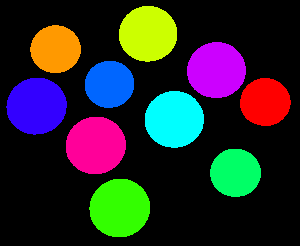
%> input picture implementation/temp/objdet.tif, 300 x 246 px
$ octave --eval "result = calc_feature_shape(rgb2gray(imread('../temp/objdet.tif')));"   (GNU Octave 9; MATLAB toolbox functions it lacks are replaced by stand-ins)
%> lines starting %> are read from the running program, lines starting %| are printed output that depends on the picture; in (x1, y1, x2, y2) boxes, pixels count from 0 and x2, y2 are one past the last pixel; in counts of white or black regions, pixels touching at a corner belong together; the program's own positions count from 1
### implementation/5 create DB Shape+tex featute vector (vrsn10) t-gabor/invmoments.m
function phi = invmoments(F)
if (ndims(F) ~= 2) | issparse(F) | ~isreal(F) | ~(isnumeric(F) | islogical(F))
    error(['F must be a 2-D, real, nonsparse, numeric, logical'...
        'matrix.']);
end
F = double(F);
phi = compute_phi(compute_eta(compute_m(F)));

function m = compute_m(F)
[M,N] = size(F);
[x,y] = meshgrid(1:N, 1:M);
x = x(:);
y = y(:);
F = F(:);

% equation for 2-D moment of order (p + q)
m.m00 = sum(F);

% protect against divide by zero
if(m.m00 == 0)
    m.m00 = eps;
end

% other central moments
m.m10 = sum(x .* F);
m.m01 = sum(y .* F);
m.m11 = sum(x .* y .* F);
m.m20 = sum(x.^2 .* F);
m.m02 = sum(y.^2 .* F);
m.m30 = sum(x.^3 .* F);
m.m03 = sum(y.^3 .* F);
m.m12 = sum(x .* y.^2 .* F);
m.m21 = sum(x.^2 .* y .* F);

function e = compute_eta(m)
% DIP equations

xbar = m.m10 / m.m00;
ybar = m.m01 / m.m00;

e.eta11 = (m.m11 - ybar*m.m10) / m.m00^2;
e.eta20 = (m.m20 - xbar*m.m10) / m.m00^2;
e.eta02 = (m.m02 - ybar*m.m01) / m.m00^2;
e.eta30 = (m.m30 - 3 * xbar * m.m20 + 2 * xbar^2 * m.m10) / m.m00^2.5;
e.eta03 = (m.m03 - 3 * ybar * m.m02 + 2 * ybar^2 * m.m01) / m.m00^2.5;
e.eta21 = (m.m21 - 2 * xbar * m.m11 - ybar * m.m20 + 2 * xbar^2 * m.m01) / m.m00^2.5;
e.eta12 = (m.m12 - 2 * ybar * m.m11 - xbar * m.m02 + 2 * ybar^2 * m.m10) / m.m00^2.5;

function phi = compute_phi(e)
% DIP equations
phi(1) = e.eta20 + e.eta02;
phi(2) = (e.eta20 - e.eta02)^2 + 4*e.eta11^2;
phi(3) = (e.eta30 - 3*e.eta12)^2 + (3*e.eta21 - e.eta03)^2;
phi(4) = (e.eta30 + e.eta12)^2 + (e.eta21 + e.eta03)^2;
phi(5) = (e.eta30 - 3*e.eta12) * (e.eta30 + e.eta12) * ((e.eta30 + e.eta12)^2 - 3*(e.eta21 + e.eta03)^2) + (3*e.eta21 - e.eta03) * (e.eta21 + e.eta03) * (3*(e.eta30 + e.eta12)^2 - (e.eta21 + e.eta03)^2);
phi(6) = (e.eta20 - e.eta02) * ((e.eta30 + e.eta12)^2 - (e.eta21 + e.eta03)^2) + 4 * e.eta11 * (e.eta30 + e.eta12) * (e.eta21 + e.eta03);
phi(7) = (3*e.eta21 - e.eta03) * (e.eta30 + e.eta12) * ((e.eta30 + e.eta12)^2 - 3*(e.eta21 + e.eta03)^2) + (3*e.eta12 - e.eta30) * (e.eta21 + e.eta03) * (3*(e.eta30 +e.eta12)^2 - (e.eta21 + e.eta03)^2);

### implementation/6 create DB Shape+tex featute vector (vrsn18) t-resampl/calc_feature_shape.m
function[ShapeVct] = calc_feature_shape(I)

%% Convertion of RGB image to gray scale image.
% J = rgb2gray(I);
% J = edge(I,'canny');
J=I;
%% Wavelet Decomposition. a:Approximation comp; h:Horizontal comp;
%% v:Vertical Comp; d:Diagonal Comp.
[a,h,v,d] = dwt2(J,'db1');
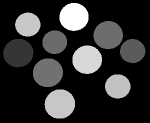
%> a: size 123x150 double; min 0, max 422, mean 81.8; drawn with min black and max white
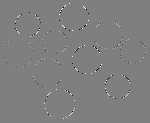
%> d: size 123x150 double; min -105.5, max 105.5, mean 0.1; drawn with min black and max white

%% Calculation of std deviation and thresholds-k1 & k2.
stda = std(a(:));
%> stda = 131.8
stdh = std(h(:));
%> stdh = 14.94
stdv = std(v(:));
%> stdv = 14.07
stdd = std(d(:));
%> stdd = 8.98
k1 = ((stdh+stdv+stdd)/3)^(1/3);
%> k1 = 2.33
k2 = (stda/(stdh+stdv+stdd))^(1/3);
%> k2 = 1.51

%% Obtaining edge map using threshold k1
tmph1 = h < (-1 * stdh * k1) | h > (stdh * k1) ;
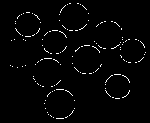
%> tmph1: size 123x150 logical; 2.2% white in thin lines or dots, all inside (x1, y1, x2, y2) = (10, 3, 146, 119)
tmpv1 = v < (-1 * stdv * k1) | v > (stdv * k1) ;
%> tmpv1: size 123x150 logical; 2.1% white in thin lines or dots, all inside (x1, y1, x2, y2) = (3, 3, 146, 119)
tmpd1 = d < (-1 * stdd * k1) | d > (stdd * k1) ;
hc = mat2gray(h);
vc = mat2gray(v);
dc = mat2gray(d);
ac = mat2gray(a);

tmpf1 = tmph1 | tmpv1 | tmpd1;
tmpfh1 = tmpf1 .* abs(hc);
tmpfv1 = tmpf1 .* abs(vc);
tmpfd1 = tmpf1 .* abs(dc);

k1final = tmpfh1 | tmpfv1 | tmpfd1;
k1final = k1final .* ac;
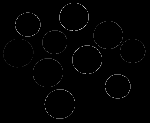
%> k1final: size 123x150 double; min 0, max 0.75, mean 0.00887

% figure;
% imshow(k1final);
% calculating 7 moments
k1m = invmoments(k1final);
%> in compute_m, `m.m00 = sum(F);`: m.m00 = 163.6
%> in compute_m, `m.m10 = sum(x .* F);`: m.m10 = 12312.9
%> in compute_m, `m.m01 = sum(y .* F);`: m.m01 = 9034.8
%> in compute_m, `m.m11 = sum(x .* y .* F);`: m.m11 = 714022
%> in compute_m, `m.m20 = sum(x.^2 .* F);`: m.m20 = 1105659
%> in compute_m, `m.m02 = sum(y.^2 .* F);`: m.m02 = 650885.2
%> in compute_m, `m.m30 = sum(x.^3 .* F);`: m.m30 = 110357440.1
%> in compute_m, `m.m03 = sum(y.^3 .* F);`: m.m03 = 54048473.3
%> in compute_m, `m.m12 = sum(x .* y.^2 .* F);`: m.m12 = 52124507.4
%> in compute_m, `m.m21 = sum(x.^2 .* y .* F);`: m.m21 = 66123845.5
%> in compute_eta, `xbar = m.m10 / m.m00;`: xbar = 75.27
%> in compute_eta, `ybar = m.m01 / m.m00;`: ybar = 55.23
%> in compute_eta, `e.eta11 = (m.m11 - ybar*m.m10) / m.m00^2;`: e.eta11 = 1.27
%> in compute_eta, `e.eta20 = (m.m20 - xbar*m.m10) / m.m00^2;`: e.eta20 = 6.68
%> in compute_eta, `e.eta02 = (m.m02 - ybar*m.m01) / m.m00^2;`: e.eta02 = 5.68
%> in compute_eta, `e.eta30 = (m.m30 - 3 * xbar * m.m20 + 2 * xbar^2 * m.m10) / m.m00^2.5;`: e.eta30 = 0.612
%> in compute_eta, `e.eta03 = (m.m03 - 3 * ybar * m.m02 + 2 * ybar^2 * m.m01) / m.m00^2.5;`: e.eta03 = 3.86
%> in compute_eta, `e.eta21 = (m.m21 - 2 * xbar * m.m11 - ybar * m.m20 + 2 * xbar^2 * m.m0..`: e.eta21 = -0.16
%> in compute_eta, `e.eta12 = (m.m12 - 2 * ybar * m.m11 - xbar * m.m02 + 2 * ybar^2 * m.m1..`: e.eta12 = -1.81
%> in invmoments, `phi = compute_phi(compute_eta(compute_m(F)));`: phi = [12.36 7.45 55.37 15.14 438.5 -34.86 3.92]
%> k1m = [12.36 7.45 55.37 15.14 438.5 -34.86 3.92]

%% Obtaining edge map using threshold k2
tmph2 = h < (-1 * stdh * k2) | h > (stdh * k2) ;
tmpv2 = v < (-1 * stdv * k2) | v > (stdv * k2) ;
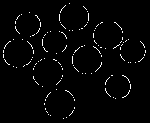
%> tmpv2: size 123x150 logical; 2.3% white in thin lines or dots, all inside (x1, y1, x2, y2) = (3, 3, 146, 119)
tmpd2 = d < (-1 * stdd * k2) | d > (stdd * k2) ;

tmpf2 = tmph2 | tmpv2 | tmpd2;
tmpfh2 = tmpf2 .* abs(hc);
tmpfv2 = tmpf2 .* abs(vc);
tmpfd2 = tmpf2 .* abs(dc);

k2final = tmpfh2 | tmpfv2 | tmpfd2;
k2final = k2final .* ac;


% figure;
% imshow(k2final);
% calculating 7 moments
k2m = invmoments(k2final);
%> k2m = [12.36 7.45 55.37 15.14 438.5 -34.86 3.92]

%% Obtaining edge map using approximation component and K1 & k2.
afinal1 = ((tmpf1 + tmpf2) ./ 2);
afinal = afinal1 .* ac;
% calculating 7 moments
am = invmoments(afinal);
%> am = [12.36 7.45 55.37 15.14 438.5 -34.86 3.92]


% figure;
% imshow(afinal);
%% Obtaining edge map using maximum values of h,v & d components.
maxhv = max(abs(h),abs(v));
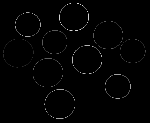
%> maxhv: size 123x150 double; min 0, max 211, mean 2.8
new = max(maxhv,abs(d));
stdnew = std(new(:));
%> stdnew = 18.24

new1 =  new < (-1 * stdnew * k1) | new > (stdnew * k1) ;
new2 =  new < (-1 * stdnew * k2) | new > (stdnew * k2) ;
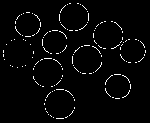
%> new2: size 123x150 logical; 2.8% white in thin lines or dots, all inside (x1, y1, x2, y2) = (3, 3, 146, 119)
newf = new1 + new2;
maxfinal = (newf ./ 2) .* ac;
maxm = invmoments(maxfinal);
%> maxm = [12.48 7.51 70.59 17.86 633.2 -35.48 -36.37]


% figure;
% imshow(maxfinal);
%% Complete Shape feature Vector
ShapeVct = [k1m k2m am maxm];
%> ShapeVct = 28 values, max 633.2 at index 26, min -36.37 at index 28, mean 77.26
%> `result = calc_feature_shape(rgb2gray(imread('../temp/objdet.tif')));`: result has the same summary as ShapeVct in calc_feature_shape
end
